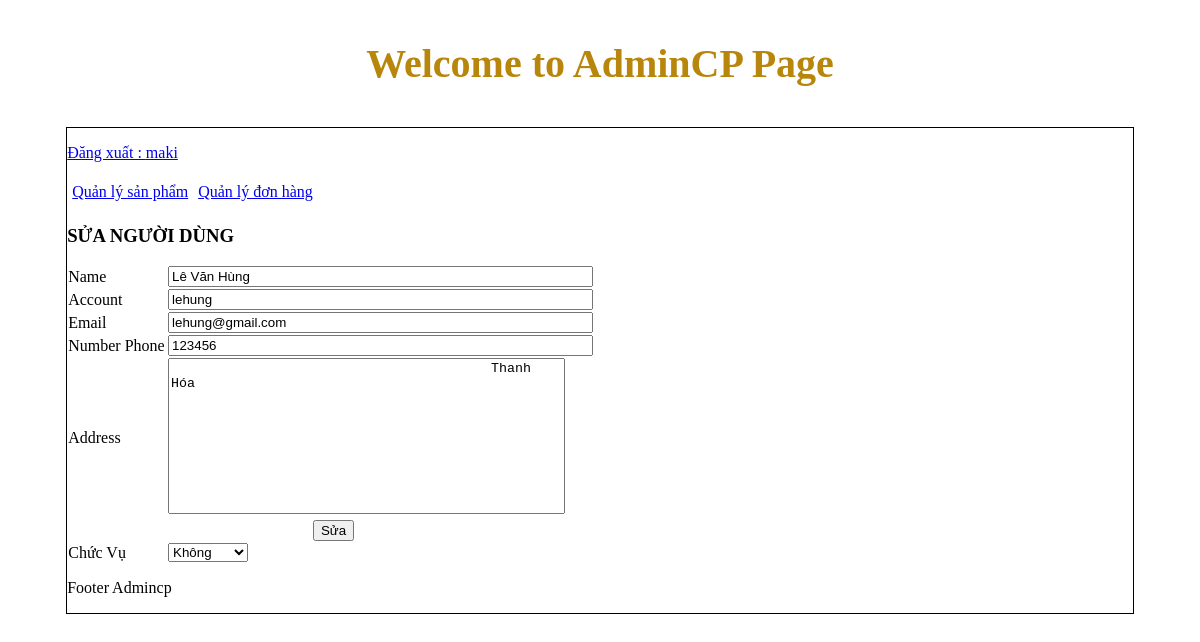
Page /admincp/index.php?action=quanlynguoidung&query=sua&idnguoidung=9 (signed in) on the committed database.
### tables this page shows
CREATE TABLE `tbl_dangky` (
  `id_khachhang` int(11) NOT NULL,
  `hovaten` varchar(250) NOT NULL,
  `taikhoan` varchar(100) NOT NULL,
  `matkhau` varchar(100) NOT NULL,
  `sodienthoai` int(11) NOT NULL,
  `email` varchar(100) NOT NULL,
  `diachi` text NOT NULL,
  `chucvu` int(11) NOT NULL
);

### admincp/modules/quanlynguoidung/sua.php (the view, shortened to what this page needs)
<?php
	$sql_nguoidung="SELECT * FROM tbl_dangky WHERE id_khachhang='$_GET[idnguoidung]' LIMIT 1";
	$querynd=mysqli_query($connect,$sql_nguoidung);
?>
<h3>SỬA NGƯỜI DÙNG</h3>
<form action="modules/quanlynguoidung/xuly.php?idnguoidung=<?php echo $_GET['idnguoidung'] ?>" method="POST" enctype="multipart/form-data">
<table   width="50%" style="border-collapse: collapse;">
	<?php
	 	while($nguoidung =mysqli_fetch_array($querynd)){
	?>
	<tr>
		<td>Name</td>
		<td><input type="text" size="50" name="hovatens"	value="<?php echo $nguoidung['hovaten']?>"></td>
	</tr>
    <tr>
		<td>Account</td>
		<td><input type="text" size="50" name="taikhoans" value="<?php echo $nguoidung['taikhoan']?>"></td>
	</tr>
	<tr>
		<td>Email</td>
		<td><input type="text" size="50" name="emails" value="<?php echo $nguoidung['email']?>">		</td>
	</tr>
	<tr>
		<td>Number Phone</td>
		<td><input type="text" size="50" name="dienthoais" value="<?php echo $nguoidung['sodienthoai']?>">	</td>
	</tr>
	<tr>
		<td>Address</td>
		<td><textarea name="diachis"  cols="47" rows="10" style="resize: none;">
					<?php echo $nguoidung['diachi']?>
			</textarea></td>
	</tr>
	<tr>
		<td colspan="2" style="text-align: center;"><input type="submit" name="suanguoidung" value="Sửa"></td>
	</tr>
	<tr>
		<td>Chức Vụ </td>
			<td>
			<select name="chucvus">
				<?php
						if($nguoidung['chucvu']==1){
				?>
					<option value="1" selected> Bán hàng</option>
					<option value="0">Không</option>
				<?php
						}else{
				?>
					<option value="0" selected>Không</option>
				<?php
						}
				?>
			</select>
			</td>
	</tr>
</table>
</form>
<?php
	 }
	?>

### rows in the picture
tbl_dangky: hovatens "Lê Văn Hùng", taikhoans "lehung", emails "lehung@gmail.com", dienthoais "123456", diachis "Thanh Hóa", chucvus "Không"

### other values in the picture
$_SESSION['dangnhap'] "maki"
